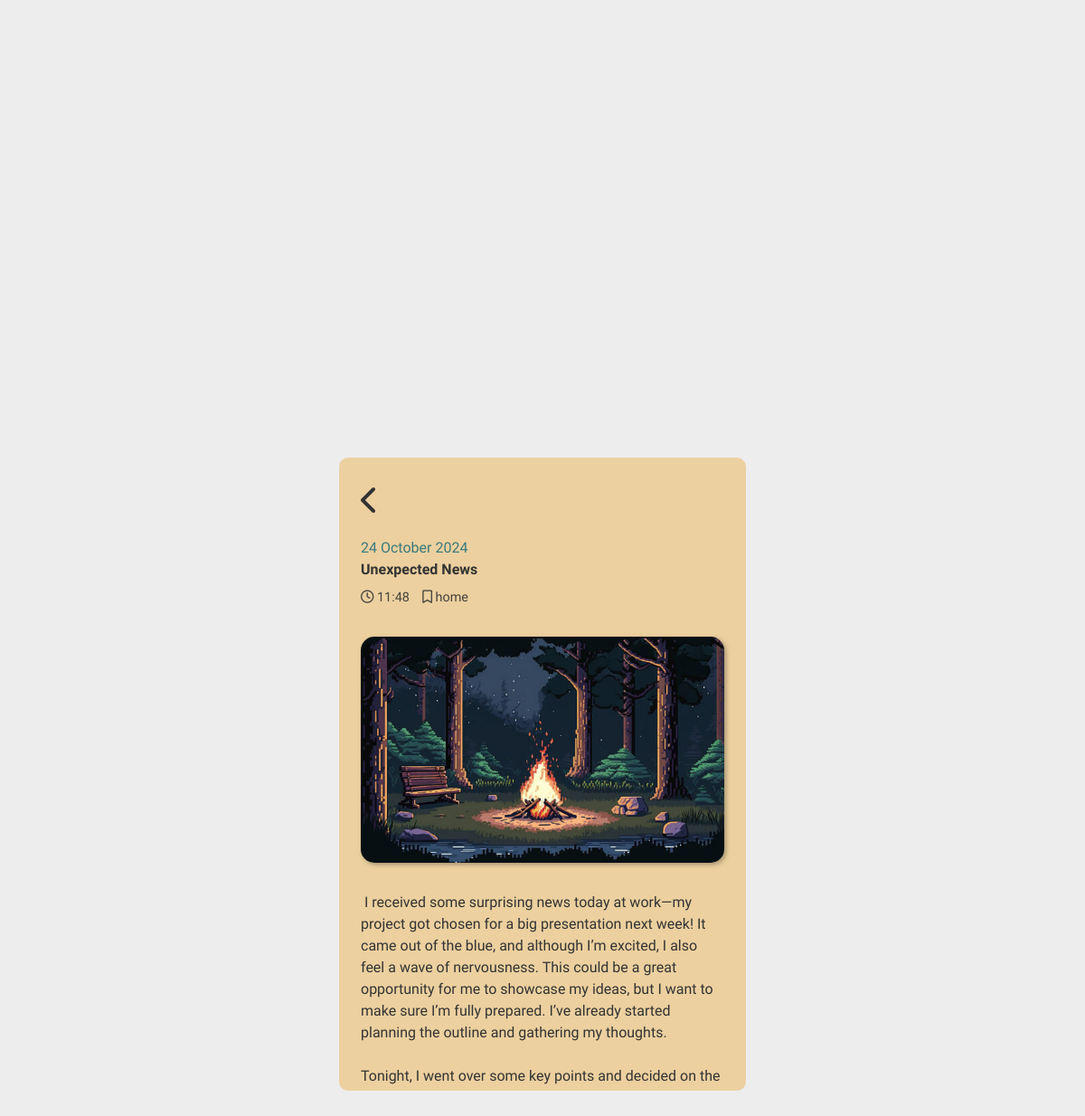
The page /view.php?journal_id=57 on the database its author committed.
### tables this page shows
CREATE TABLE `journal` (
  `id` int(11) NOT NULL,
  `title` varchar(255) DEFAULT NULL,
  `content` text DEFAULT NULL,
  `img_url` varchar(255) DEFAULT NULL,
  `create_at` timestamp NOT NULL DEFAULT current_timestamp(),
  `updated_at` timestamp NOT NULL DEFAULT current_timestamp() ON UPDATE current_timestamp(),
  `type` varchar(255) DEFAULT NULL
);

### classes/journal.class.php (called while the page is built, shortened)
<?php
require_once 'database.php';
class Journal{
    public $id;
    protected $db ;
    function __construct(){
        $this->db = new Database();
    }
    function select_journal(){
        $sql = "SELECT * FROM journal
        WHERE :id = journal.id; ";
        $query =  $this->db->connect()->prepare($sql);
        $query->bindParam(':id', $this->id);
        if($query->execute()){
            $data = $query->fetch();
        }
        return $data;
    }
}

### classes/database.php (called while the page is built)
<?php
class Database{
    private $host = 'localhost';
    private $username = 'root';
    private $password = '';
    private $database = 'journal';
    protected $connection;
    function connect(){
        try
			{
				$this->connection = new PDO("mysql:host=$this->host;dbname=$this->database", $this->username, $this->password);
			}
			catch (PDOException $e)
			{
				echo "Connection error " . $e->getMessage();
			}
        return $this->connection;
    }
}
?>

### view.php (the view, shortened to what this page needs)
<!DOCTYPE html>
<html lang="en">
<head>
    <link rel="stylesheet" href="styles.css">
    <link href="https://cdnjs.cloudflare.com/ajax/libs/font-awesome/6.0.0/css/all.min.css" rel="stylesheet">
</head>
<body>
    <?php  session_start();
        include_once 'classes/journal.class.php';
        $journal = new Journal();
        if(isset($_GET['journal_id'])){
            $journal->id = $_GET['journal_id'];
            $selected_journal = $journal->select_journal();
        }else if(isset($_GET['delete_id'])){
            $journal->id = $_GET['delete_id'];
            if($journal->delete_journal()){
                header('index.php');
            }
        }
    ?>
    <div class ="bg-full bg-light d-flex justify-content-center align-items-center ">
        <div class="journal-container bg-primary rounded-2 p-half " style = "height: 700px; width: 450px; overflow:scroll;">
            <section class = "mb-1">
                <a style = "font-size: 2rem;"  href = "index.php" > <i class="fa-solid fa-chevron-left"></i> </a>
             </section>
            <section class = "mb-2">
                <div class ="mb-little">
                    <p class = "text-blue"><?php $date = new DateTime($selected_journal['create_at']); echo $date->format('d F Y');?></p>
                    <p class = "" style = "width: 200px; font-weight:bold; font-size: 1rem;" >
                        <?php echo $selected_journal['title']?>
                    </p>
                </div>
                <div class ="d-flex" style = "font-size:0.9rem; opacity: 90%;" >
                    <div style = "margin-right: 1em; ">
                        <i class="fa-regular fa-clock" ></i>
                        <?php $time = new DateTime($selected_journal['create_at']); echo $time->format('H:i')?>
                    </div>
                    <div>
                        <i class="fa-regular fa-bookmark"></i>
                        <?php echo $selected_journal['type']?>
                    </div>
                </div>
            </section>
            <section class = "w-100 mb-2">
                <div class="img-container " style = "height: 250px; width: 100%;">
                    <img class = "rounded-3 card-shadow"  src="<?php echo $selected_journal['img_url'] ?>" style = "height:100%; width: 100%; object-fit:cover;" alt="journal-image">
                </div>
            </section>
            <section>
                <p class = "preserve-format mb-2"><?php echo $selected_journal['content']?></p>
            </section >
        </div>
    </div>
</body>
</html>

### styles.css (style rules this page uses)
* { margin: 0; padding: 0; box-sizing: border-box; }
html { font-size: 16px; line-height: 1.5; box-sizing: border-box; }
body { font-family: 'Libre Caslon Text','Arial', sans-serif; color: #333; background-color: #f4f4f4; }
a { text-decoration: none; color: inherit; outline: none; background: none; border: none; padding: 0; margin: 0; }
.bg-light { background-color: #ededed; }
.bg-full { height: 100vh; width: 100vw; }
.bg-primary { background-color: #ecd09f; }
.d-flex { display: flex; }
.justify-content-center { justify-content: center; }
.align-items-center { align-items:center; }
.rounded-2 { border-radius: 10px; }
.rounded-3 { border-radius: 15px; }
.p-half { padding: 1.5em; }
.mb-1 { margin-bottom: 1em; }
.mb-2 { margin-bottom: 2em; }
.mb-little { margin-bottom: 0.5em; }
.w-100 { width: 100%; }
.text-blue { color: #3b797c; }
.card-shadow { transition: all; transition-duration: 0.5s; box-shadow: 2px 2px 5px #a3916f; }
.preserve-format { white-space: pre-wrap; }

### rows shown on the page
journal: create_at "24 October 2024", title "Unexpected News", create_at "11:48", type "home", img_url (picture), content "I received some surprising news today at work—my project got chosen for a big presentation next week! It came out of the blue, and although I’m excited, I also feel a wave of nervousness. This could be a great opportunity for me to showcase my ideas, but I want to make sure I’m fully prepared. I’ve already started planning the outline and gathering my thoughts. Tonight, I went over some key points and decided on the…"
